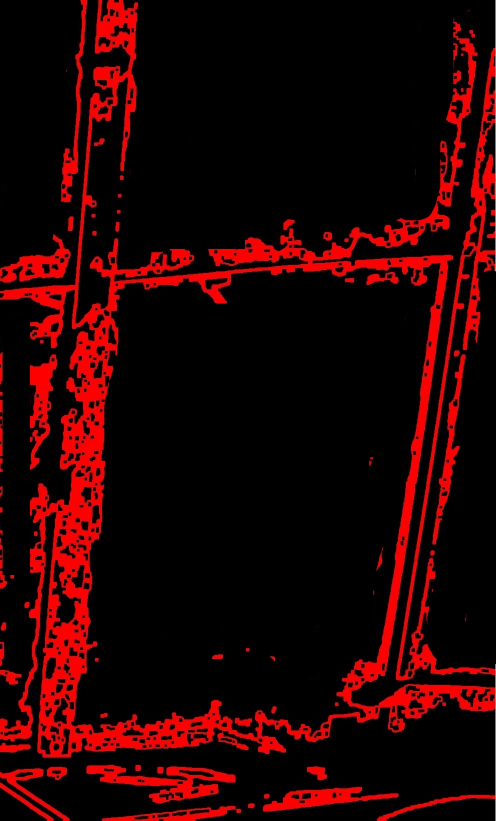
#> input picture inputs/edges_trial_small.jpg, 992 x 1641 px, found by its file name (shown at 1/2 size); its folder holds 5 pictures in this run
$ python canny_trial.py
#> lines starting #> are read from the running program, lines starting #| are printed output that depends on the picture; after the words box and inside, x2 and y2 are one past the last pixel; in counts of white or black regions, pixels touching at a corner belong together
### shape_analysis/feature_extractor.py
import cv2
import numpy as np
from typing import Optional, Tuple


class HoughLineDetector:

    def __init__(self, canny_edges: np.ndarray):
        # if canny_edges.ndim != 2:
        #     raise ValueError("Canny image must be a single-channel (grayscale) image.")

        self.edges = canny_edges.copy()

    def detect_standard(self, rho: float = 1.0, theta: float = np.pi / 180, threshold: int = 150) -> Optional[np.ndarray]:
        lines = cv2.HoughLines(self.edges, rho=rho, theta=theta, threshold=threshold)
        return lines

    def detect_probabilistic(self, rho: float = 1.0, theta: float = np.pi / 180, threshold: int = 100, min_line_length: int = 50, max_line_gap: int = 10) -> Optional[np.ndarray]:
        lines = cv2.HoughLinesP(self.edges, rho=rho, theta=theta, threshold=threshold, minLineLength=min_line_length, maxLineGap=max_line_gap)
        return lines

    @staticmethod
    def draw_standard(image: np.ndarray, lines: np.ndarray, color: Tuple[int, int, int] = (0, 0, 255), thickness: int = 2) -> np.ndarray:
        output = image.copy()

        for line in lines:
            rho, theta = line[0]
            a = np.cos(theta)
            b = np.sin(theta)
            x0 = a * rho
            y0 = b * rho

            x1 = int(x0 + 1000 * (-b))
            y1 = int(y0 + 1000 * (a))
            x2 = int(x0 - 1000 * (-b))
            y2 = int(y0 - 1000 * (a))

            cv2.line(output, (x1, y1), (x2, y2), color, thickness)
        return output

    @staticmethod
    def draw_probabilistic(image: np.ndarray, lines: np.ndarray, color: Tuple[int, int, int] = (0, 255, 0), thickness: int = 2) -> np.ndarray:
        output = image.copy()

        for line in lines:
            x1, y1, x2, y2 = line[0]
            cv2.line(output, (x1, y1), (x2, y2), color, thickness)

        return output

### canny_trial.py
from image_loading.loader import ImageRaw, ImageProcessed
from image_processing.pre_processing import PreProcessor
from image_processing.edge_detection import EdgeDetector
from image_processing.segmentation import Segmentation
from shape_descriptors.shape_representation import ContourAnalysis
from utilities.histograms import Histogram
from contour_extraction.countour_extraction import Morphological, ContourExtraction, BoundingBoxCreation
from shape_analysis.feature_extractor import HoughLineDetector

import os
import numpy as np
import cv2
import matplotlib.pyplot as plt

# STATIC PATHS

input_path = r'C:\Users\Mihir Khedkar\Desktop\traditional_pipeline\inputs'
output_path = r'C:\Users\Mihir Khedkar\Desktop\traditional_pipeline\outputs'
image = cv2.imread(os.path.join(input_path, "edges_trial_small.jpg"))
#> image is the input picture: shape (1641, 992, 3); mean B, G, R 2.2, 1.9, 36.5

edges = cv2.cvtColor(image, cv2.COLOR_BGR2GRAY)
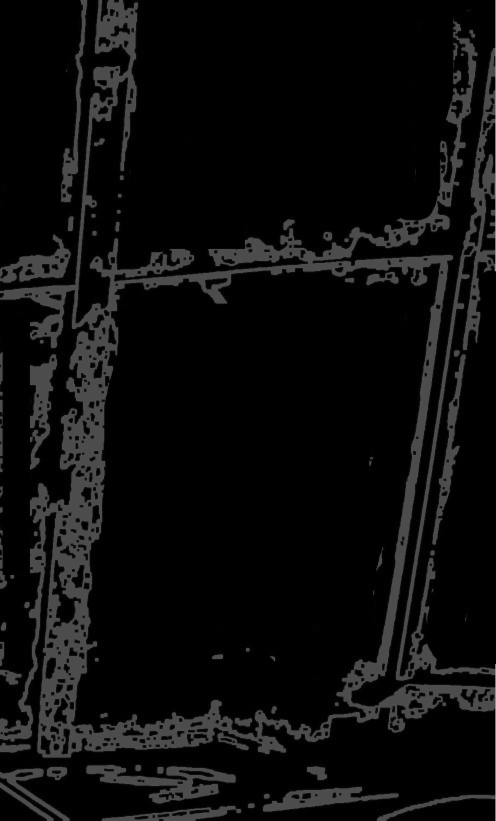
#> edges: shape (1641, 992) (shown at 1/2 size); min 0, max 255, mean 12.3

# [11 lines of commented-out code are left out]

print("doing a probabilistic Hough transform for feature extraction")

hough_object = HoughLineDetector(edges)
linesP = hough_object.detect_probabilistic(rho=1, theta=np.pi/180, threshold=500, min_line_length=250, max_line_gap=400)
#> in detect_probabilistic, `lines = cv2.HoughLinesP(self.edges, rho=rho, theta=theta, threshold=th..`: lines = 332 rows, first 6: [66, 1631, 209, 0], [128, 1640, 272, 0], [130, 1640, 273, 0], [746, 1615, 991, 66], [125, 1640, 268, 0], [132, 1640, 275, 0]
#> linesP has the same summary as lines in detect_probabilistic
hough_image = hough_object.draw_probabilistic(image, linesP, color=(0,255,0), thickness=2)
#> the loop in draw_probabilistic, `for line in lines:` made 332 passes
#> after the loop in draw_probabilistic, `for line in lines:`:
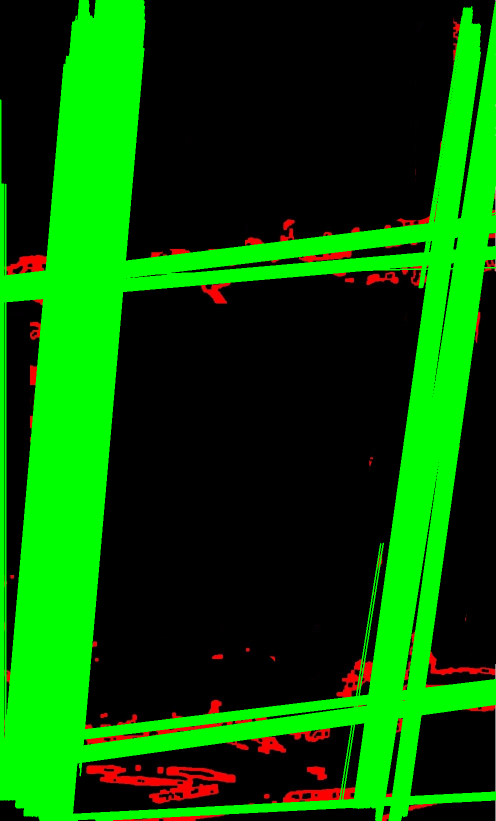
#> output: shape (1641, 992, 3) (shown at 1/2 size); mean B, G, R 0.4, 84.1, 5.6
cv2.imwrite(os.path.join(output_path, "HoughLinesP_on_Canny.jpg"), hough_image)

print("doing a Hough transform for feature extraction")

lines = hough_object.detect_standard(rho=1, theta=np.pi/180, threshold=1000)
#> in detect_standard, `lines = cv2.HoughLines(self.edges, rho=rho, theta=theta, threshold=thr..`: lines = 255 rows, first 8: [199, 0.0698], [276, 0.105], [196, 0.0698], [267, 0.0873], [270, 0.0873], [168, 0.0175], [189, 0.0524], [187, 0.0524]
hough_image_std = hough_object.draw_standard(image, lines, color=(255,0,0), thickness=2)
#> the loop in draw_standard, `for line in lines:` made 255 passes
#> (rho, theta, a, b, x0, y0, x1, y1) on passes 1 to 3: (199, 0.0698, 0.998, 0.0698, 198.5, 13.88, 128, 1011), (276, 0.105, 0.995, 0.105, 274.5, 28.85, 169, 1023), (196, 0.0698, 0.998, 0.0698, 195.5, 13.67, 125, 1011)
#> after the loop in draw_standard, `for line in lines:`:
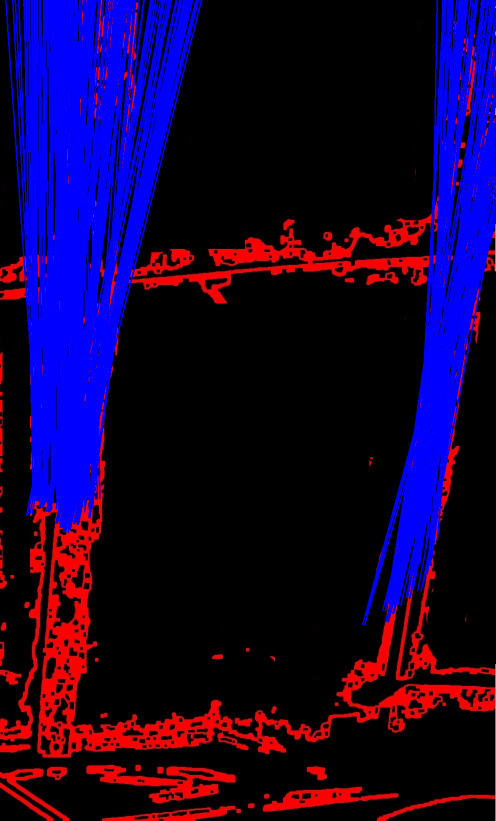
#> output: shape (1641, 992, 3) (shown at 1/2 size); 19.78% of pixels changed, all inside (x1, y1, x2, y2) = (10, 0, 992, 1251)
cv2.imwrite(os.path.join(output_path, "HoughLines_on_Canny.jpg"), hough_image_std)
